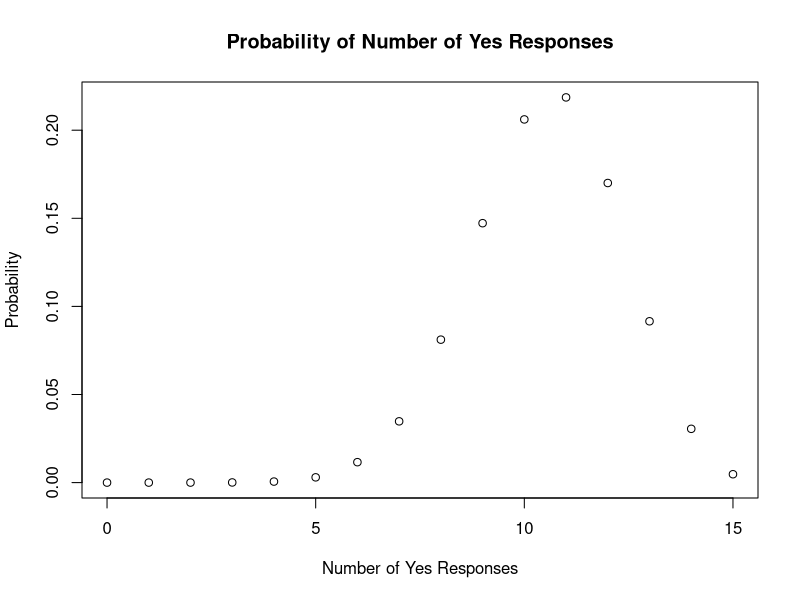
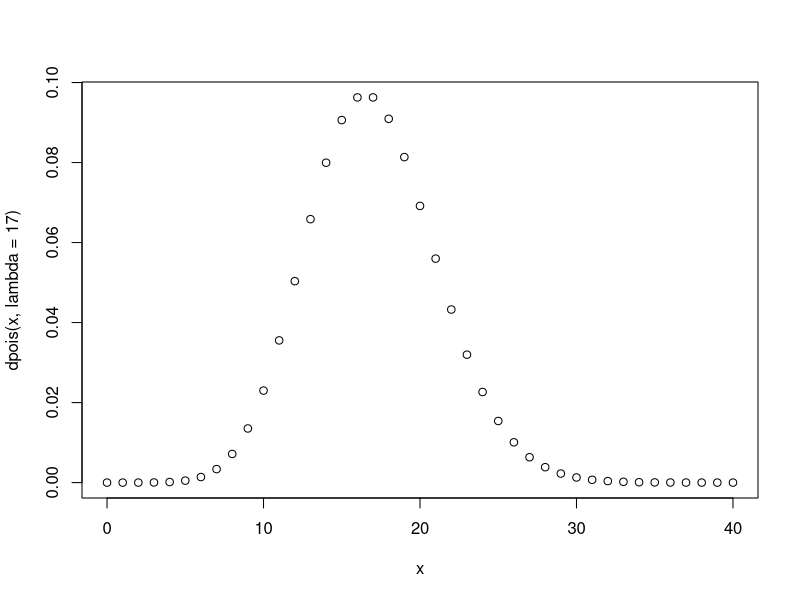
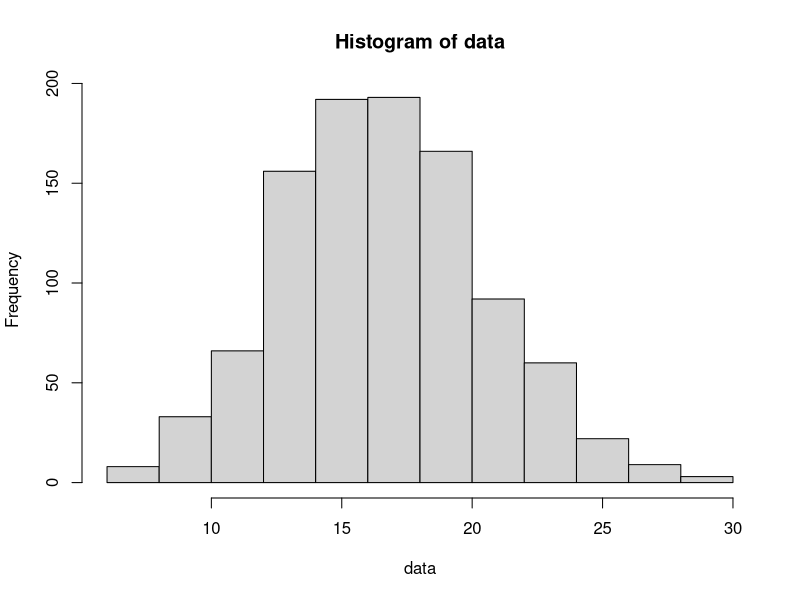
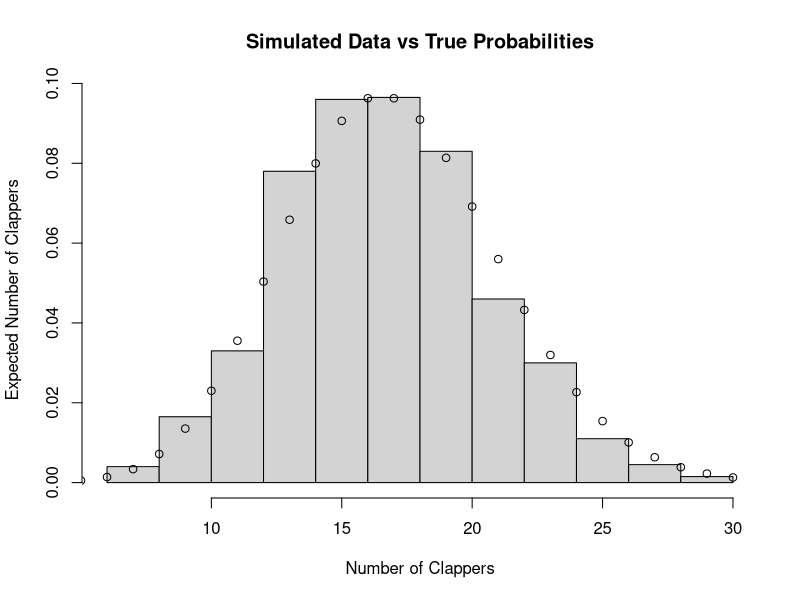

These figures' R source, in order:
#We have n = 300 participants, and a probability of success p = 0.7. Therefore, our expected number of “yes” responses out of this group is:
n = 300
p = 0.7
n*p

#What is the variance of this random variable?
n*p*(1-p)

#Now let’s return our attention to the active focus group. Let’s suppose your group consists of 15 people. Then you will have as few as zero yes responses and as many as 15. Let’s plot the probability of each of the 16 possibilities.

x <- 0:15
plot(x, dbinom(x, size = 15, prob = 0.7),
     main = "Probability of Number of Yes Responses",
     xlab = "Number of Yes Responses",
     ylab = "Probability")
1


#simulate 1000 more focus groups
data <- rbinom(1000, size = 15, prob = 0.7)
mean(data)
var(data)

#Let’s look at a similar experiment using the Poisson distribution. Every lecture, on average, 17 students clap
#at the end of my lecture (no not really, the actual number is much much much closer to zero). Pretending
#that the number is actually 17, I would like to predict the number who will clap at the end of my next lecture
#so I can know how good I will feel on the way back to my office.
#Similar to above, let’s plot the probability of the number of clappers from 0 up to 50.

x <- 0:40
plot(x,dpois(x, lambda = 17))

#simulate 1000
data <- rpois(1000, lambda = 17)
mean(data)

var(data)

#plot
x <- c(5:30)
invisible(plot(hist(data), freq = FALSE,
               main = "Simulated Data vs True Probabilities",
               xlab = "Number of Clappers",
               ylab = "Expected Number of Clappers"))

#overlay points
points(x, dpois(x, lambda = 17))


#change1

#change2

#change3

#change4

#changefrombrowser

#changefrombrowser2
